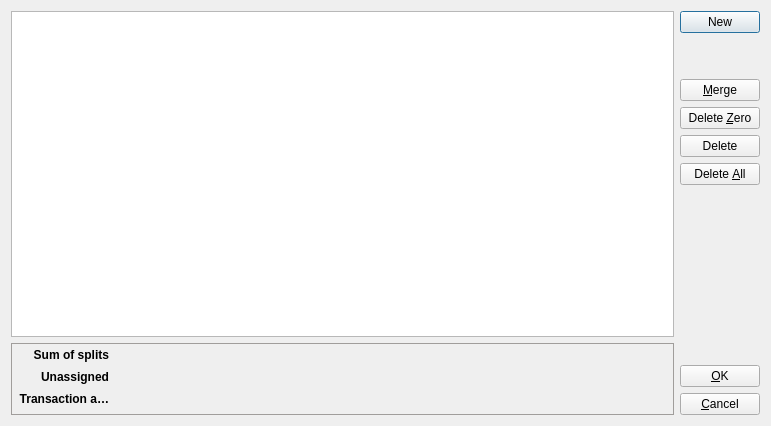
<?xml version="1.0" encoding="UTF-8"?>
<ui version="4.0">
 <class>SplitDialog</class>
 <widget class="QDialog" name="SplitDialog">
  <property name="geometry">
   <rect>
    <x>0</x>
    <y>0</y>
    <width>771</width>
    <height>426</height>
   </rect>
  </property>
  <property name="windowTitle">
   <string>Dialog</string>
  </property>
  <layout class="QHBoxLayout" name="horizontalLayout">
   <item>
    <layout class="QVBoxLayout" name="splitsLayout" stretch="10,1">
     <item>
      <widget class="SplitView" name="splitView"/>
     </item>
     <item>
      <widget class="QTableWidget" name="summaryView">
       <property name="enabled">
        <bool>false</bool>
       </property>
       <property name="sizePolicy">
        <sizepolicy hsizetype="Expanding" vsizetype="MinimumExpanding">
         <horstretch>0</horstretch>
         <verstretch>0</verstretch>
        </sizepolicy>
       </property>
       <property name="minimumSize">
        <size>
         <width>0</width>
         <height>72</height>
        </size>
       </property>
       <property name="palette">
        <palette>
         <active>
          <colorrole role="WindowText">
           <brush brushstyle="SolidPattern">
            <color alpha="255">
             <red>0</red>
             <green>0</green>
             <blue>0</blue>
            </color>
           </brush>
          </colorrole>
          <colorrole role="Button">
           <brush brushstyle="SolidPattern">
            <color alpha="255">
             <red>207</red>
             <green>204</green>
             <blue>201</blue>
            </color>
           </brush>
          </colorrole>
          <colorrole role="Light">
           <brush brushstyle="SolidPattern">
            <color alpha="255">
             <red>255</red>
             <green>255</green>
             <blue>255</blue>
            </color>
           </brush>
          </colorrole>
          <colorrole role="Midlight">
           <brush brushstyle="SolidPattern">
            <color alpha="255">
             <red>231</red>
             <green>229</green>
             <blue>228</blue>
            </color>
           </brush>
          </colorrole>
          <colorrole role="Dark">
           <brush brushstyle="SolidPattern">
            <color alpha="255">
             <red>103</red>
             <green>102</green>
             <blue>100</blue>
            </color>
           </brush>
          </colorrole>
          <colorrole role="Mid">
           <brush brushstyle="SolidPattern">
            <color alpha="255">
             <red>138</red>
             <green>136</green>
             <blue>134</blue>
            </color>
           </brush>
          </colorrole>
          <colorrole role="Text">
           <brush brushstyle="SolidPattern">
            <color alpha="255">
             <red>0</red>
             <green>0</green>
             <blue>0</blue>
            </color>
           </brush>
          </colorrole>
          <colorrole role="BrightText">
           <brush brushstyle="SolidPattern">
            <color alpha="255">
             <red>255</red>
             <green>255</green>
             <blue>255</blue>
            </color>
           </brush>
          </colorrole>
          <colorrole role="ButtonText">
           <brush brushstyle="SolidPattern">
            <color alpha="255">
             <red>0</red>
             <green>0</green>
             <blue>0</blue>
            </color>
           </brush>
          </colorrole>
          <colorrole role="Base">
           <brush brushstyle="SolidPattern">
            <color alpha="0">
             <red>255</red>
             <green>255</green>
             <blue>255</blue>
            </color>
           </brush>
          </colorrole>
          <colorrole role="Window">
           <brush brushstyle="SolidPattern">
            <color alpha="255">
             <red>207</red>
             <green>204</green>
             <blue>201</blue>
            </color>
           </brush>
          </colorrole>
          <colorrole role="Shadow">
           <brush brushstyle="SolidPattern">
            <color alpha="255">
             <red>0</red>
             <green>0</green>
             <blue>0</blue>
            </color>
           </brush>
          </colorrole>
          <colorrole role="AlternateBase">
           <brush brushstyle="SolidPattern">
            <color alpha="255">
             <red>231</red>
             <green>229</green>
             <blue>228</blue>
            </color>
           </brush>
          </colorrole>
          <colorrole role="ToolTipBase">
           <brush brushstyle="SolidPattern">
            <color alpha="255">
             <red>255</red>
             <green>255</green>
             <blue>220</blue>
            </color>
           </brush>
          </colorrole>
          <colorrole role="ToolTipText">
           <brush brushstyle="SolidPattern">
            <color alpha="255">
             <red>0</red>
             <green>0</green>
             <blue>0</blue>
            </color>
           </brush>
          </colorrole>
         </active>
         <inactive>
          <colorrole role="WindowText">
           <brush brushstyle="SolidPattern">
            <color alpha="255">
             <red>0</red>
             <green>0</green>
             <blue>0</blue>
            </color>
           </brush>
          </colorrole>
          <colorrole role="Button">
           <brush brushstyle="SolidPattern">
            <color alpha="255">
             <red>207</red>
             <green>204</green>
             <blue>201</blue>
            </color>
           </brush>
          </colorrole>
          <colorrole role="Light">
           <brush brushstyle="SolidPattern">
            <color alpha="255">
             <red>255</red>
             <green>255</green>
             <blue>255</blue>
            </color>
           </brush>
          </colorrole>
          <colorrole role="Midlight">
           <brush brushstyle="SolidPattern">
            <color alpha="255">
             <red>231</red>
             <green>229</green>
             <blue>228</blue>
            </color>
           </brush>
          </colorrole>
          <colorrole role="Dark">
           <brush brushstyle="SolidPattern">
            <color alpha="255">
             <red>103</red>
             <green>102</green>
             <blue>100</blue>
            </color>
           </brush>
          </colorrole>
          <colorrole role="Mid">
           <brush brushstyle="SolidPattern">
            <color alpha="255">
             <red>138</red>
             <green>136</green>
             <blue>134</blue>
            </color>
           </brush>
          </colorrole>
          <colorrole role="Text">
           <brush brushstyle="SolidPattern">
            <color alpha="255">
             <red>0</red>
             <green>0</green>
             <blue>0</blue>
            </color>
           </brush>
          </colorrole>
          <colorrole role="BrightText">
           <brush brushstyle="SolidPattern">
            <color alpha="255">
             <red>255</red>
             <green>255</green>
             <blue>255</blue>
            </color>
           </brush>
          </colorrole>
          <colorrole role="ButtonText">
           <brush brushstyle="SolidPattern">
            <color alpha="255">
             <red>0</red>
             <green>0</green>
             <blue>0</blue>
            </color>
           </brush>
          </colorrole>
          <colorrole role="Base">
           <brush brushstyle="SolidPattern">
            <color alpha="0">
             <red>255</red>
             <green>255</green>
             <blue>255</blue>
            </color>
           </brush>
          </colorrole>
          <colorrole role="Window">
           <brush brushstyle="SolidPattern">
            <color alpha="255">
             <red>207</red>
             <green>204</green>
             <blue>201</blue>
            </color>
           </brush>
          </colorrole>
          <colorrole role="Shadow">
           <brush brushstyle="SolidPattern">
            <color alpha="255">
             <red>0</red>
             <green>0</green>
             <blue>0</blue>
            </color>
           </brush>
          </colorrole>
          <colorrole role="AlternateBase">
           <brush brushstyle="SolidPattern">
            <color alpha="255">
             <red>231</red>
             <green>229</green>
             <blue>228</blue>
            </color>
           </brush>
          </colorrole>
          <colorrole role="ToolTipBase">
           <brush brushstyle="SolidPattern">
            <color alpha="255">
             <red>255</red>
             <green>255</green>
             <blue>220</blue>
            </color>
           </brush>
          </colorrole>
          <colorrole role="ToolTipText">
           <brush brushstyle="SolidPattern">
            <color alpha="255">
             <red>0</red>
             <green>0</green>
             <blue>0</blue>
            </color>
           </brush>
          </colorrole>
         </inactive>
         <disabled>
          <colorrole role="WindowText">
           <brush brushstyle="SolidPattern">
            <color alpha="255">
             <red>103</red>
             <green>102</green>
             <blue>100</blue>
            </color>
           </brush>
          </colorrole>
          <colorrole role="Button">
           <brush brushstyle="SolidPattern">
            <color alpha="255">
             <red>207</red>
             <green>204</green>
             <blue>201</blue>
            </color>
           </brush>
          </colorrole>
          <colorrole role="Light">
           <brush brushstyle="SolidPattern">
            <color alpha="255">
             <red>255</red>
             <green>255</green>
             <blue>255</blue>
            </color>
           </brush>
          </colorrole>
          <colorrole role="Midlight">
           <brush brushstyle="SolidPattern">
            <color alpha="255">
             <red>231</red>
             <green>229</green>
             <blue>228</blue>
            </color>
           </brush>
          </colorrole>
          <colorrole role="Dark">
           <brush brushstyle="SolidPattern">
            <color alpha="255">
             <red>103</red>
             <green>102</green>
             <blue>100</blue>
            </color>
           </brush>
          </colorrole>
          <colorrole role="Mid">
           <brush brushstyle="SolidPattern">
            <color alpha="255">
             <red>138</red>
             <green>136</green>
             <blue>134</blue>
            </color>
           </brush>
          </colorrole>
          <colorrole role="Text">
           <brush brushstyle="SolidPattern">
            <color alpha="255">
             <red>0</red>
             <green>0</green>
             <blue>0</blue>
            </color>
           </brush>
          </colorrole>
          <colorrole role="BrightText">
           <brush brushstyle="SolidPattern">
            <color alpha="255">
             <red>255</red>
             <green>255</green>
             <blue>255</blue>
            </color>
           </brush>
          </colorrole>
          <colorrole role="ButtonText">
           <brush brushstyle="SolidPattern">
            <color alpha="255">
             <red>103</red>
             <green>102</green>
             <blue>100</blue>
            </color>
           </brush>
          </colorrole>
          <colorrole role="Base">
           <brush brushstyle="SolidPattern">
            <color alpha="0">
             <red>207</red>
             <green>204</green>
             <blue>201</blue>
            </color>
           </brush>
          </colorrole>
          <colorrole role="Window">
           <brush brushstyle="SolidPattern">
            <color alpha="255">
             <red>207</red>
             <green>204</green>
             <blue>201</blue>
            </color>
           </brush>
          </colorrole>
          <colorrole role="Shadow">
           <brush brushstyle="SolidPattern">
            <color alpha="255">
             <red>0</red>
             <green>0</green>
             <blue>0</blue>
            </color>
           </brush>
          </colorrole>
          <colorrole role="AlternateBase">
           <brush brushstyle="SolidPattern">
            <color alpha="255">
             <red>207</red>
             <green>204</green>
             <blue>201</blue>
            </color>
           </brush>
          </colorrole>
          <colorrole role="ToolTipBase">
           <brush brushstyle="SolidPattern">
            <color alpha="255">
             <red>255</red>
             <green>255</green>
             <blue>220</blue>
            </color>
           </brush>
          </colorrole>
          <colorrole role="ToolTipText">
           <brush brushstyle="SolidPattern">
            <color alpha="255">
             <red>0</red>
             <green>0</green>
             <blue>0</blue>
            </color>
           </brush>
          </colorrole>
         </disabled>
        </palette>
       </property>
       <property name="font">
        <font>
         <weight>75</weight>
         <bold>true</bold>
        </font>
       </property>
       <property name="frameShadow">
        <enum>QFrame::Raised</enum>
       </property>
       <property name="verticalScrollBarPolicy">
        <enum>Qt::ScrollBarAlwaysOff</enum>
       </property>
       <property name="horizontalScrollBarPolicy">
        <enum>Qt::ScrollBarAlwaysOff</enum>
       </property>
       <property name="selectionMode">
        <enum>QAbstractItemView::NoSelection</enum>
       </property>
       <property name="showGrid">
        <bool>false</bool>
       </property>
       <property name="wordWrap">
        <bool>false</bool>
       </property>
       <attribute name="horizontalHeaderVisible">
        <bool>false</bool>
       </attribute>
       <attribute name="verticalHeaderVisible">
        <bool>false</bool>
       </attribute>
       <attribute name="verticalHeaderDefaultSectionSize">
        <number>22</number>
       </attribute>
       <row>
        <property name="text">
         <string notr="true">row</string>
        </property>
       </row>
       <row>
        <property name="text">
         <string notr="true">row</string>
        </property>
       </row>
       <row>
        <property name="text">
         <string notr="true">row</string>
        </property>
       </row>
       <column>
        <property name="text">
         <string notr="true">col</string>
        </property>
        <property name="textAlignment">
         <set>AlignLeading|AlignVCenter</set>
        </property>
       </column>
       <column>
        <property name="text">
         <string notr="true">col</string>
        </property>
       </column>
       <item row="0" column="0">
        <property name="text">
         <string>Sum of splits</string>
        </property>
        <property name="textAlignment">
         <set>AlignTrailing|AlignVCenter</set>
        </property>
        <property name="flags">
         <set>NoItemFlags</set>
        </property>
       </item>
       <item row="0" column="1">
        <property name="text">
         <string notr="true"/>
        </property>
        <property name="textAlignment">
         <set>AlignTrailing|AlignVCenter</set>
        </property>
       </item>
       <item row="1" column="0">
        <property name="text">
         <string notr="true">Unassigned</string>
        </property>
        <property name="textAlignment">
         <set>AlignTrailing|AlignVCenter</set>
        </property>
        <property name="flags">
         <set>ItemIsEnabled</set>
        </property>
       </item>
       <item row="1" column="1">
        <property name="text">
         <string notr="true"/>
        </property>
        <property name="textAlignment">
         <set>AlignTrailing|AlignVCenter</set>
        </property>
       </item>
       <item row="2" column="0">
        <property name="text">
         <string>Transaction amount</string>
        </property>
        <property name="textAlignment">
         <set>AlignTrailing|AlignVCenter</set>
        </property>
        <property name="flags">
         <set>ItemIsEnabled</set>
        </property>
       </item>
       <item row="2" column="1">
        <property name="text">
         <string notr="true"/>
        </property>
        <property name="textAlignment">
         <set>AlignTrailing|AlignVCenter</set>
        </property>
       </item>
      </widget>
     </item>
    </layout>
   </item>
   <item>
    <widget class="QFrame" name="buttonContainer">
     <property name="frameShape">
      <enum>QFrame::NoFrame</enum>
     </property>
     <property name="frameShadow">
      <enum>QFrame::Plain</enum>
     </property>
     <layout class="QVBoxLayout" name="verticalLayout" stretch="1,0,1,1,1,1,3,1,1">
      <property name="leftMargin">
       <number>0</number>
      </property>
      <property name="topMargin">
       <number>0</number>
      </property>
      <property name="rightMargin">
       <number>0</number>
      </property>
      <property name="bottomMargin">
       <number>0</number>
      </property>
      <item>
       <widget class="QPushButton" name="newSplitButton">
        <property name="toolTip">
         <string>Create a new split</string>
        </property>
        <property name="text">
         <string>New</string>
        </property>
       </widget>
      </item>
      <item>
       <spacer name="verticalSpacer_2">
        <property name="orientation">
         <enum>Qt::Vertical</enum>
        </property>
        <property name="sizeHint" stdset="0">
         <size>
          <width>20</width>
          <height>40</height>
         </size>
        </property>
       </spacer>
      </item>
      <item>
       <widget class="QPushButton" name="mergeButton">
        <property name="toolTip">
         <string>Merges splits with the same category to one split</string>
        </property>
        <property name="whatsThis">
         <string>In case you have multiple split entries to the same category and you like to keep them as a single split, press this button. The amount for identical categories will be added and stored in a single split for that category.</string>
        </property>
        <property name="text">
         <string>&amp;Merge</string>
        </property>
       </widget>
      </item>
      <item>
       <widget class="QPushButton" name="deleteZeroButton">
        <property name="toolTip">
         <string>Removes all splits that have a value of zero</string>
        </property>
        <property name="text">
         <string>Delete &amp;Zero</string>
        </property>
       </widget>
      </item>
      <item>
       <widget class="QPushButton" name="deleteButton">
        <property name="text">
         <string>Delete</string>
        </property>
       </widget>
      </item>
      <item>
       <widget class="QPushButton" name="deleteAllButton">
        <property name="toolTip">
         <string>Clear all splits</string>
        </property>
        <property name="whatsThis">
         <string>Use this to delete all splits of this transaction.</string>
        </property>
        <property name="text">
         <string>Delete &amp;All</string>
        </property>
       </widget>
      </item>
      <item>
       <spacer name="verticalSpacer">
        <property name="orientation">
         <enum>Qt::Vertical</enum>
        </property>
        <property name="sizeHint" stdset="0">
         <size>
          <width>20</width>
          <height>280</height>
         </size>
        </property>
       </spacer>
      </item>
      <item>
       <widget class="QPushButton" name="okButton">
        <property name="text">
         <string>&amp;OK</string>
        </property>
       </widget>
      </item>
      <item>
       <widget class="QPushButton" name="cancelButton">
        <property name="text">
         <string>&amp;Cancel</string>
        </property>
       </widget>
      </item>
     </layout>
    </widget>
   </item>
  </layout>
 </widget>
 <customwidgets>
  <customwidget>
   <class>SplitView</class>
   <extends>QTableView</extends>
   <header>ledgerview.h</header>
  </customwidget>
 </customwidgets>
 <resources/>
 <connections>
  <connection>
   <sender>okButton</sender>
   <signal>clicked()</signal>
   <receiver>SplitDialog</receiver>
   <slot>accept()</slot>
   <hints>
    <hint type="sourcelabel">
     <x>549</x>
     <y>19</y>
    </hint>
    <hint type="destinationlabel">
     <x>502</x>
     <y>330</y>
    </hint>
   </hints>
  </connection>
  <connection>
   <sender>cancelButton</sender>
   <signal>clicked()</signal>
   <receiver>SplitDialog</receiver>
   <slot>reject()</slot>
   <hints>
    <hint type="sourcelabel">
     <x>578</x>
     <y>311</y>
    </hint>
    <hint type="destinationlabel">
     <x>600</x>
     <y>331</y>
    </hint>
   </hints>
  </connection>
 </connections>
</ui>
